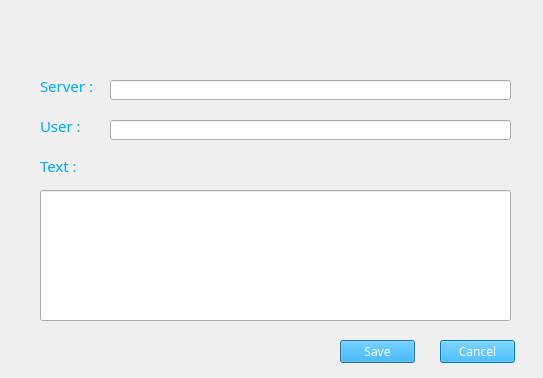
<?xml version="1.0" encoding="UTF-8"?>
<ui version="4.0">
 <class>NewTextDialog</class>
 <widget class="QDialog" name="NewTextDialog">
  <property name="geometry">
   <rect>
    <x>0</x>
    <y>0</y>
    <width>543</width>
    <height>378</height>
   </rect>
  </property>
  <property name="windowTitle">
   <string>Dialog</string>
  </property>
  <widget class="QLabel" name="lblServer">
   <property name="geometry">
    <rect>
     <x>40</x>
     <y>70</y>
     <width>61</width>
     <height>31</height>
    </rect>
   </property>
   <property name="font">
    <font>
     <family>Bahnschrift</family>
     <pointsize>11</pointsize>
    </font>
   </property>
   <property name="styleSheet">
    <string notr="true">color: rgb(0, 170, 255);</string>
   </property>
   <property name="text">
    <string>Server :</string>
   </property>
  </widget>
  <widget class="QLabel" name="lblUser">
   <property name="geometry">
    <rect>
     <x>40</x>
     <y>110</y>
     <width>51</width>
     <height>31</height>
    </rect>
   </property>
   <property name="font">
    <font>
     <family>Bahnschrift</family>
     <pointsize>11</pointsize>
    </font>
   </property>
   <property name="styleSheet">
    <string notr="true">color: rgb(0, 170, 255);</string>
   </property>
   <property name="text">
    <string>User :</string>
   </property>
  </widget>
  <widget class="QLabel" name="lblText">
   <property name="geometry">
    <rect>
     <x>40</x>
     <y>150</y>
     <width>51</width>
     <height>31</height>
    </rect>
   </property>
   <property name="font">
    <font>
     <family>Bahnschrift</family>
     <pointsize>11</pointsize>
    </font>
   </property>
   <property name="styleSheet">
    <string notr="true">color: rgb(0, 170, 255);</string>
   </property>
   <property name="text">
    <string>Text :</string>
   </property>
  </widget>
  <widget class="QLineEdit" name="lnEditServer">
   <property name="geometry">
    <rect>
     <x>110</x>
     <y>80</y>
     <width>401</width>
     <height>20</height>
    </rect>
   </property>
   <property name="font">
    <font>
     <family>Bahnschrift</family>
     <pointsize>11</pointsize>
    </font>
   </property>
  </widget>
  <widget class="QLineEdit" name="lnEditUser">
   <property name="geometry">
    <rect>
     <x>110</x>
     <y>120</y>
     <width>401</width>
     <height>20</height>
    </rect>
   </property>
   <property name="font">
    <font>
     <family>Bahnschrift</family>
     <pointsize>11</pointsize>
    </font>
   </property>
  </widget>
  <widget class="QLineEdit" name="lnEdtText">
   <property name="geometry">
    <rect>
     <x>40</x>
     <y>190</y>
     <width>471</width>
     <height>131</height>
    </rect>
   </property>
   <property name="font">
    <font>
     <family>Bahnschrift</family>
     <pointsize>11</pointsize>
    </font>
   </property>
  </widget>
  <widget class="QPushButton" name="pshBtnSave">
   <property name="geometry">
    <rect>
     <x>340</x>
     <y>340</y>
     <width>75</width>
     <height>23</height>
    </rect>
   </property>
   <property name="font">
    <font>
     <family>Bahnschrift</family>
    </font>
   </property>
   <property name="styleSheet">
    <string notr="true">color: rgb(255, 255, 255);
background-color: rgb(0, 170, 255);</string>
   </property>
   <property name="text">
    <string>Save</string>
   </property>
  </widget>
  <widget class="QPushButton" name="pshBtnCancel">
   <property name="geometry">
    <rect>
     <x>440</x>
     <y>340</y>
     <width>75</width>
     <height>23</height>
    </rect>
   </property>
   <property name="font">
    <font>
     <family>Bahnschrift</family>
    </font>
   </property>
   <property name="styleSheet">
    <string notr="true">color: rgb(255, 255, 255);
background-color: rgb(0, 170, 255);
</string>
   </property>
   <property name="text">
    <string>Cancel</string>
   </property>
  </widget>
  <widget class="QLabel" name="lblImg">
   <property name="geometry">
    <rect>
     <x>240</x>
     <y>10</y>
     <width>51</width>
     <height>51</height>
    </rect>
   </property>
   <property name="text">
    <string/>
   </property>
   <property name="pixmap">
    <pixmap resource="imgMail.qrc">:/OIPfonfoOk.png</pixmap>
   </property>
   <property name="scaledContents">
    <bool>true</bool>
   </property>
  </widget>
 </widget>
 <resources>
  <include location="imgMail.qrc"/>
 </resources>
 <connections/>
</ui>
